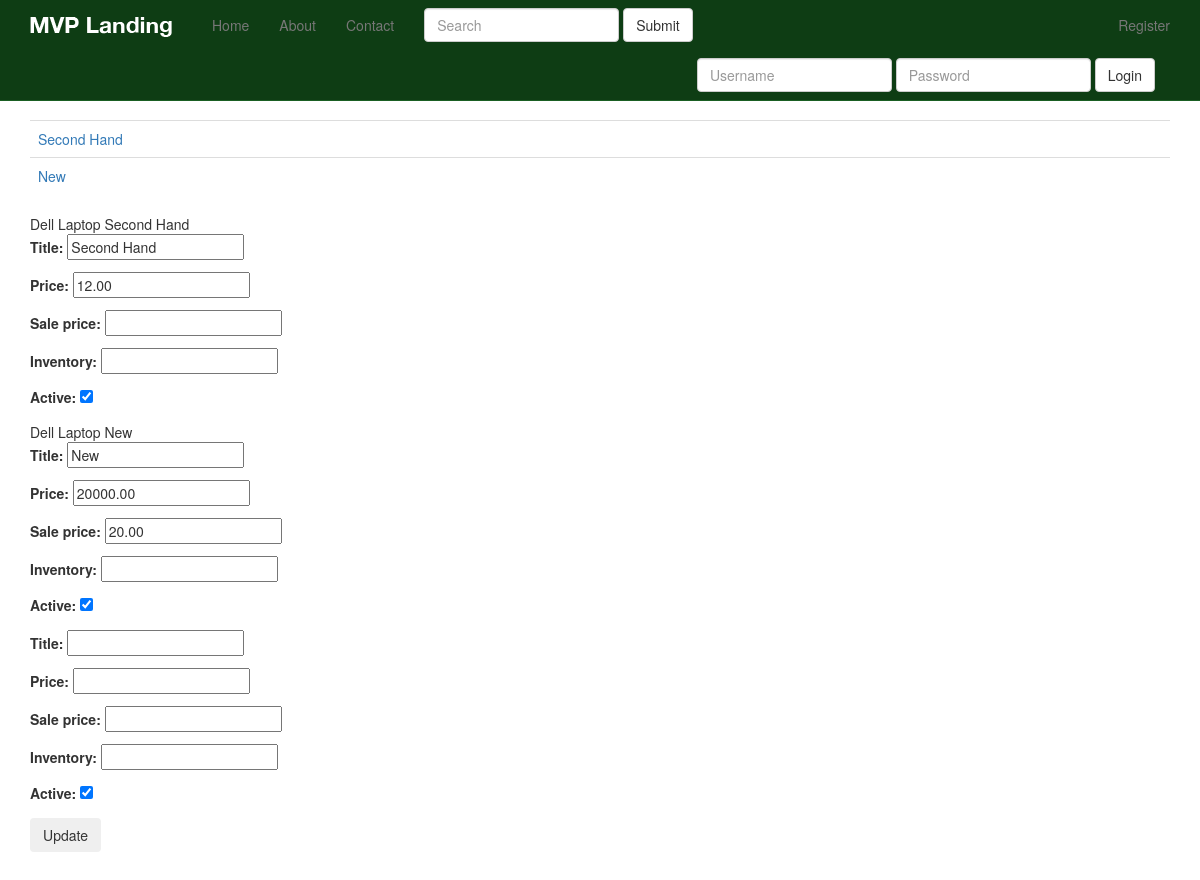
Before: /products/1/inventory/ with the older database file.
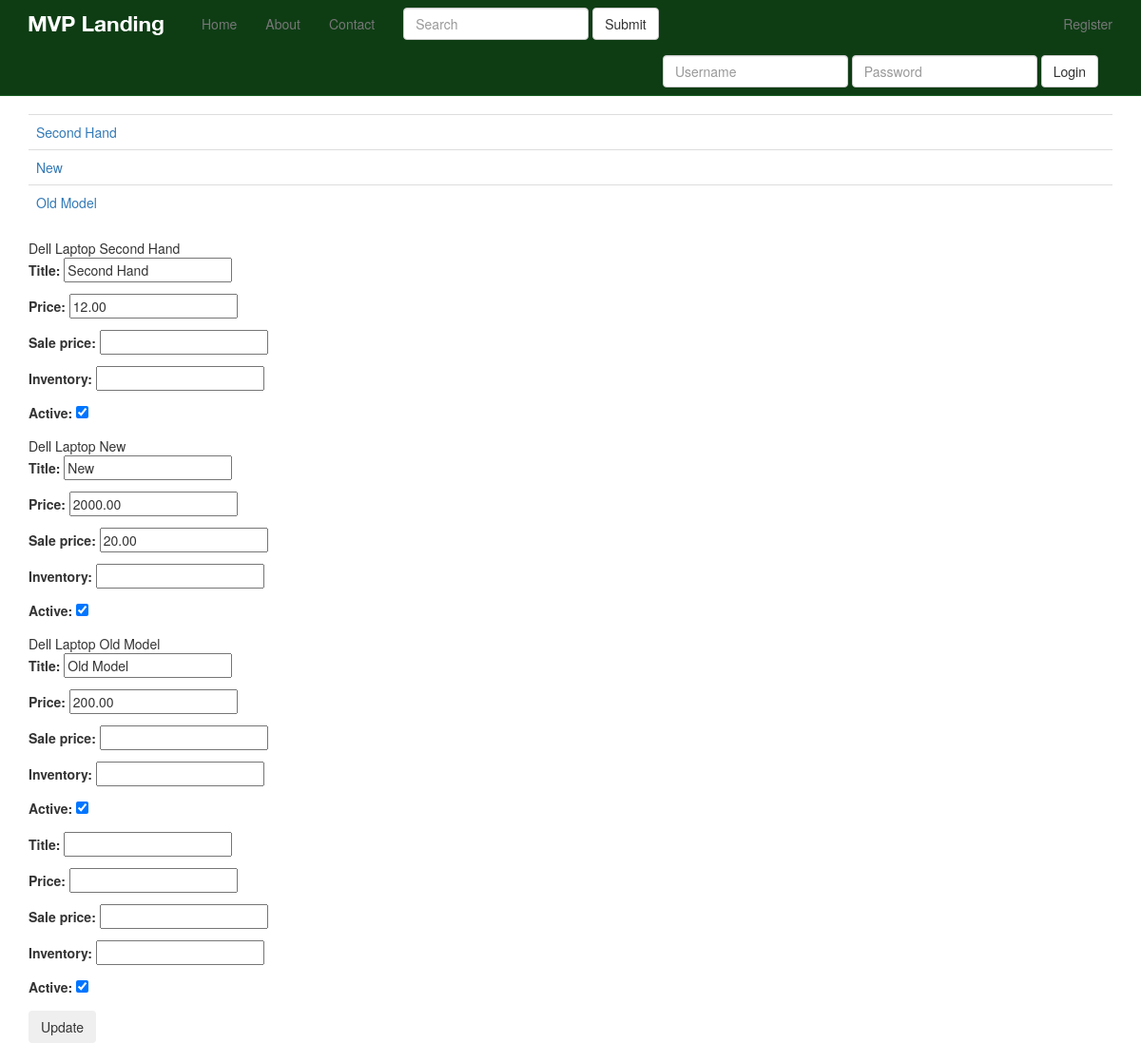
After: the same page with the newer database file.
### products/models.py (models this page shows, shortened)
class Variation(models.Model):
    product = models.ForeignKey(Product)
    title = models.CharField(max_length=120)
    price = models.DecimalField(decimal_places=2, max_digits=20)
    sale_price = models.DecimalField(decimal_places=2, max_digits=20, null=True, blank=True)
    active = models.BooleanField(default=True)
    inventory = models.IntegerField(null=True, blank=True) # refers unlimited amount
    def get_absolute_url(self):
        return self.product.get_absolute_url()

class Product(models.Model):
    title = models.CharField(max_length=120)
    description = models.TextField(blank=True, null=True)
    price = models.DecimalField(decimal_places=2, max_digits=20)
    active = models.BooleanField(default=True)
    objects = ProductManager()
    def get_absolute_url(self):
        return reverse("product_detail", kwargs={
            "pk": self.pk
        })

### products/views.py (the view, shortened to what this page needs)
# urls.py: url(r'^(?P<pk>\d+)/inventory/$', VariationListView.as_view(), name='product_inventory'),
class VariationListView(ListView):
    model = Variation
    queryset = Variation.objects.all()
    def get_context_data(self, *args, **kwargs):
        context = super(VariationListView, self).get_context_data(*args, **kwargs)
        context["formset"] = VaraitionInventoryFormSet(queryset=self.get_queryset())
        return context
    def get_queryset(self, *args, **kwargs):
        query_set = super(VariationListView, self).get_queryset(*args, **kwargs)
        query = self.request.GET.get("q")
        product_pk = self.kwargs.get("pk")
        if product_pk:
            product = get_object_or_404(Product, pk=product_pk)
            query_set = Variation.objects.filter(product=product)
        return query_set

### products/models.py (called while the page is built)
    def active(self):
        return self.filter(active=True)

    def get_queryset(self):
        return ProductQuerySet(self.model, using=self._db)

    def all(self, *args, **kwargs):
        return self.get_queryset().active()

### products/templates/products/variation_list.html (shortened to what this page needs)
{% extends "base.html" %}
{% block content %}
    <table class="table">
    {% for object in object_list %}
        <tr>
        <td>
            <a href='{{ object.get_absolute_url }}'>
                {{ object.title }}
            </a>
        </td>
        </tr>
    {% endfor %}
    </table>
    <form method="post" action=""> {% csrf_token %}
    {% for form in formset %}
        {{ form.instance.product.title }}
        {{ form.instance.title }}
        {{ form.as_p }}
    {% endfor %}
    <input type="submit" value="Update" class="btn">
    </form>
{% endblock %}

### templates/base.html (shortened to what this page needs)
{% load staticfiles %}
<!DOCTYPE html>
<html lang="en">
  <head>
    {% include 'head_css.html' %}
  </head>
  <body>
  {% include 'navbar.html' %}
    <div class="container">
            {% block content %}
            {% endblock %}
    </div>
  </body>
</html>

### templates/head_css.html
{% load staticfiles %}
    <link rel="stylesheet" href="//maxcdn.bootstrapcdn.com/font-awesome/4.3.0/css/font-awesome.min.css">
    <link href="{% static 'css/bootstrap.min.css' %}" rel="stylesheet">
    <link href="{% static 'css/navbar-static-top.css' %}" rel="stylesheet">
     <link href="{% static 'css/custom.css' %}" rel="stylesheet">

### templates/navbar.html (shortened to what this page needs)
   {% load staticfiles %}
    <nav class="navbar navbar-default navbar-static-top">
      <div class="container">
        <div class="navbar-header">
          <a class="navbar-brand" href="{% url 'home' %}"><img src="{% static 'img/mvp_landing_logo.png' %}" /></a>
        </div>
        <div id="navbar" class="navbar-collapse collapse">
            <ul class="nav navbar-nav">
                <li><a href="{% url 'home' %}">Home</a></li>
                <li><a href="{% url 'about' %}">About</a></li>
                <li><a href="{% url 'contact' %}">Contact</a></li>
            </ul>
            <form class="navbar-form navbar-left">
                <div class="form-group">
                    <input type="text" class="form-control" placeholder="Search">
                </div>
                <button type="submit" class="btn btn-default">Submit</button>
            </form>
            <ul class="nav navbar-nav navbar-right" role="search" ac>
                {% if request.user.is_authenticated %}
                    <li><a href="{% url 'auth_logout' %}">Logout</a></li>
                {% else %}
                    <li><a href="{% url 'registration_register' %}">Register</a></li>
                {% endif %}
            </ul>
          {% if not request.user.is_authenticated and not "/accounts/login" in request.get_full_path %}
            <form class='navbar-form navbar-right' method='POST' action='{% url "auth_login" %}'>{% csrf_token %}
              <div class='form-group'>
                  <input type='text' class='form-control' name='username' placeholder='Username' />
              </div>
              <div class='form-group'>
                  <input type='password' class='form-control' name='password' placeholder='Password' />
              </div>
              <button type='submit' class='btn btn-default'>Login</button>
          </form>
          {% endif %}
        </div>
      </div>
    </nav>

### templates/javascript.html (shortened to what this page needs)
{% load staticfiles %}

### static_in_pro/our_static/css/navbar-static-top.css (style rules this page uses)
body { min-height: 1000px; }
.navbar-static-top { margin-bottom: 19px; background-color: #0E3D14; border-color: #1A5F23; }
.navbar-default .navbar-brand { color: #FFF; }

Changed rows visible on the page:
added Variation: title "Old Model", instance.product "Dell Laptop", instance "Old Model"
Other visible differences:
form field as_p: "20000.00" → "2000.00"
new list line: "Title: Price: Sale price: Inventory: Active: Old Model 200.00   ☑"
